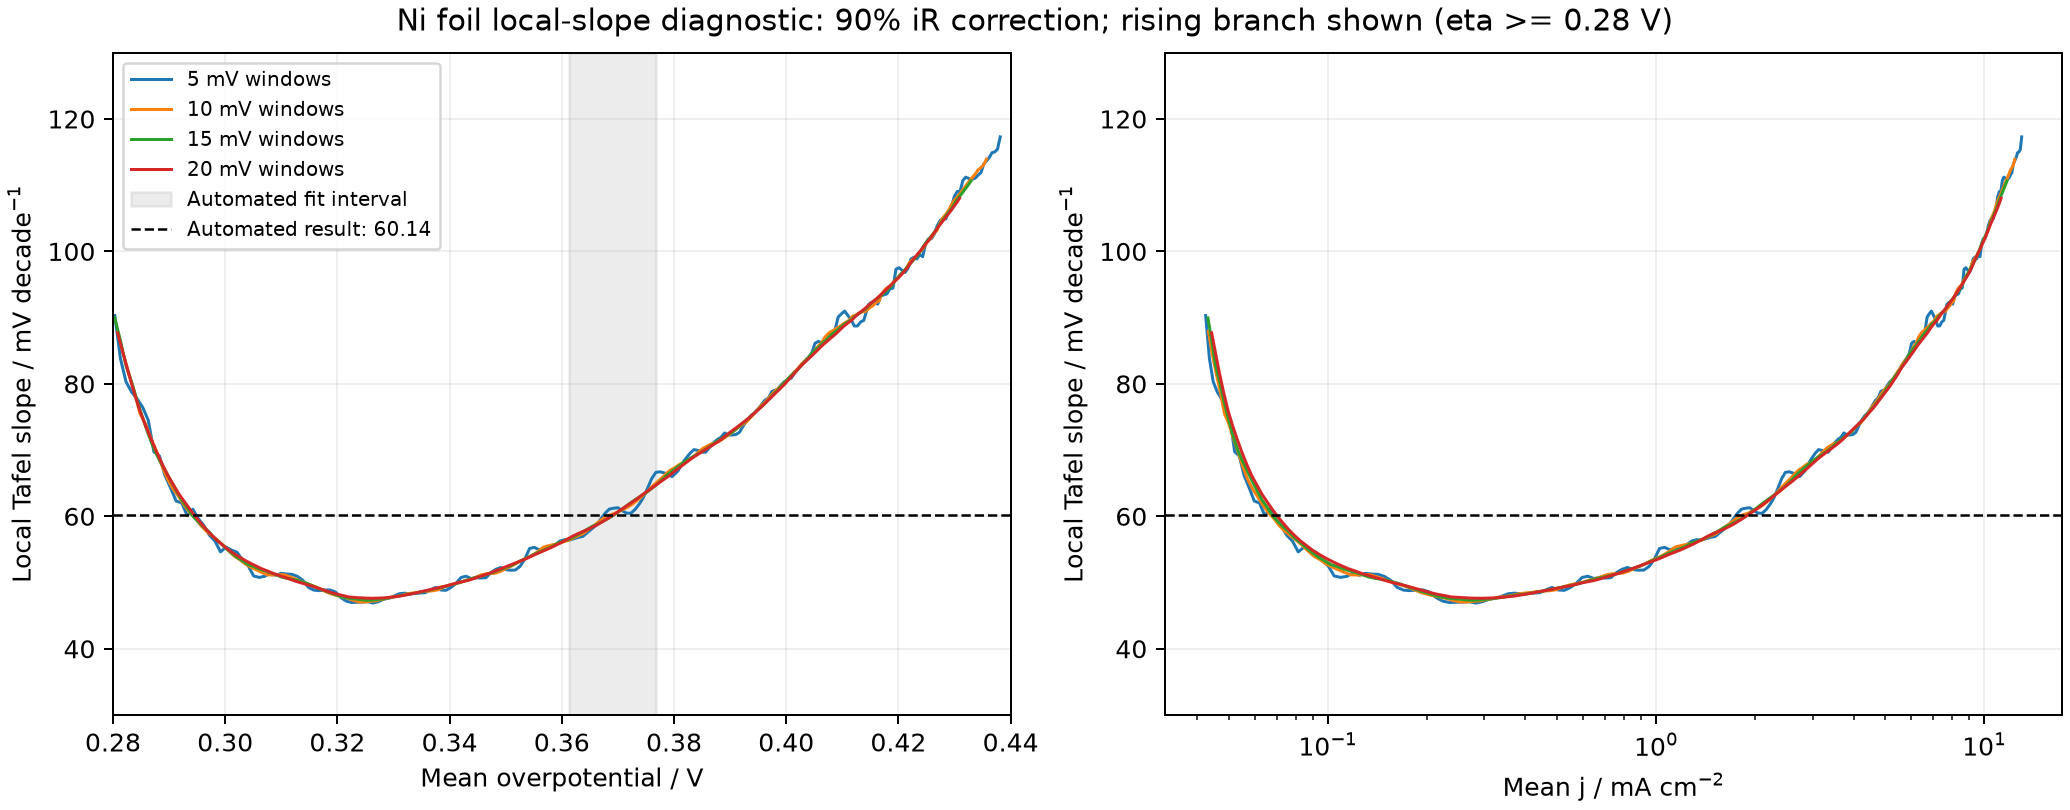

Source code (Python):
"""Descriptive local slopes for the supplied Ni foil LSV; no plateau auto-selection."""
from pathlib import Path
import sys
import csv
import json
import numpy as np
from scipy.stats import linregress
import matplotlib
matplotlib.use('Agg')
import matplotlib.pyplot as plt

HERE = Path(__file__).resolve().parent
sys.path.insert(0, str(HERE.parent))
from tafel_io import read_datasets, prepare, Preparation

source = read_datasets('d:/Desktop/Sample/Ni foil 2 cm2/Processed/Ni_foil_LSV 2.3 ohm.csv')[0]
data = prepare(source, Preparation(**source.metadata))
saved = json.loads((HERE/'results.json').read_text())['results']['90']['modern']
rows = []
for width in [5, 10, 15, 20]:
    for start in range(len(data.eta)):
        target = data.eta[start]+width/1000
        if target > data.eta[-1]+1e-12:
            continue
        stop = np.searchsorted(data.eta, target+1e-12, side='right')
        if stop-start < 5 or data.source_indices[stop-1]-data.source_indices[start] != stop-start-1:
            continue
        x, y = data.log_density[start:stop], data.eta[start:stop]*1000
        if np.ptp(x) == 0:
            continue
        regression = linregress(x,y)
        rows.append([width, float(np.mean(y)/1000), float(np.mean(data.density[start:stop])),
                     regression.slope, regression.rvalue**2, stop-start, float(y[0]/1000), float(y[-1]/1000)])
array = np.array(rows)
with (HERE/'local_slopes.csv').open('w',newline='',encoding='utf-8') as stream:
    writer=csv.writer(stream)
    writer.writerow(['window_mV','mean_eta_V','mean_j_mA_cm2','slope_mV_dec','R2','points','start_eta_V','end_eta_V'])
    writer.writerows(rows)
fig,axes=plt.subplots(1,2,figsize=(11.5,4.5),layout='constrained')
for width in [5,10,15,20]:
    values=array[(array[:,0]==width)&(array[:,1]>=0.28)]
    axes[0].plot(values[:,1],values[:,3],lw=1.2,label=f'{width} mV windows')
    axes[1].plot(values[:,2],values[:,3],lw=1.2,label=f'{width} mV windows')
axes[0].axvspan(saved['start_v'],saved['actual_end_v'],color='grey',alpha=.15,label='Automated fit interval')
for ax in axes:
    ax.axhline(saved['slope_mv'],color='black',lw=1,ls='--',label='Automated result: 60.14')
    ax.set(ylabel='Local Tafel slope / mV decade$^{-1}$',ylim=(30,130))
    ax.grid(alpha=.2)
axes[0].set(xlabel='Mean overpotential / V',xlim=(.28,.44))
axes[1].set(xlabel='Mean j / mA cm$^{-2}$',xscale='log')
axes[0].legend(fontsize=8)
fig.suptitle('Ni foil local-slope diagnostic: 90% iR correction; rising branch shown (eta >= 0.28 V)')
fig.savefig(HERE/'local_slope_check.png',dpi=180)
plt.close(fig)
for lo,hi in [(.30,.32),(.34,.36),(.36,.38),(.40,.42)]:
    values=array[(array[:,0]==10)&(array[:,1]>=lo)&(array[:,1]<=hi),3]
    print(f'10 mV windows, mean eta {lo:.2f}-{hi:.2f} V: median {np.median(values):.3f}, range {min(values):.3f}-{max(values):.3f} mV/dec')
mask=(data.eta>=saved['start_v']-1e-12)&(data.eta<=saved['actual_end_v']+1e-12)
print('Selected j range:',data.density[mask][[0,-1]])
print('Selected log current span:',np.ptp(data.log_density[mask]),'decades')
